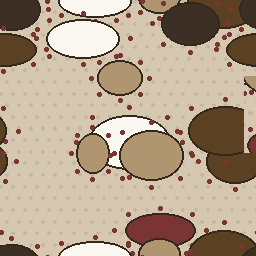
#> input picture seamfix/test_cases/rgba_opaque/rgba.png, 256 x 256 px
$ python draw_diamond_plus.py seamfix/test_cases/rgba_opaque/rgba.png
#> lines starting #> are read from the running program, lines starting #| are printed output that depends on the picture
"""Draw a diamond and its dotted diagonals on an image.

The diamond joins the midpoints of the four edges. The dotted lines run
top-to-bottom and left-to-right through the centre (the diamond's diagonals).

Usage:
    python draw_diamond.py pattern_2x2.png
    python draw_diamond.py pattern_2x2.png -o out.png -w 6 -c black
    python draw_diamond.py pattern_2x2.png --no-dotted
"""
import argparse
import math
from pathlib import Path

from PIL import Image, ImageDraw

SS = 4  # supersampling factor for smooth lines


def dotted_line(d, p0, p1, radius, spacing, color):
    """Draw round dots along the segment p0 -> p1."""
    length = math.hypot(p1[0] - p0[0], p1[1] - p0[1])
    n = max(1, int(length / spacing))
    for i in range(n + 1):
        t = i / n
        x = p0[0] + (p1[0] - p0[0]) * t
        y = p0[1] + (p1[1] - p0[1]) * t
        d.ellipse((x - radius, y - radius, x + radius, y + radius), fill=color)


def draw_diamond(img, width, color, dotted=True, dot_gap=3.0):
    base = img.convert("RGBA")
    w, h = base.size

    layer = Image.new("RGBA", (w * SS, h * SS), (0, 0, 0, 0))
    d = ImageDraw.Draw(layer)

    W, H = w * SS, h * SS
    top, right, bottom, left = (W // 2, 0), (W - 1, H // 2), (W // 2, H - 1), (0, H // 2)

    # Solid diamond outline
    d.line([top, right, bottom, left, top], fill=color, width=width * SS, joint="curve")

    # Dotted diagonals (vertical + horizontal through the centre)
    if dotted:
        radius = width * SS / 2
        spacing = width * SS * (1 + dot_gap)
        dotted_line(d, top, bottom, radius, spacing, color)
        dotted_line(d, left, right, radius, spacing, color)

    layer = layer.resize((w, h), Image.LANCZOS)
    return Image.alpha_composite(base, layer)


def main():
    p = argparse.ArgumentParser(description="Draw a diamond with dotted diagonals on an image.")
    p.add_argument("input", help="Path to the input image (e.g. the 2x2 result)")
    p.add_argument("-o", "--output", help="Output path (default: <input>_diamond.<ext>)")
    p.add_argument("-w", "--width", type=int, help="Line width in px (default: scales with image size)")
    p.add_argument("-c", "--color", default="black", help="Line color (default: black)")
    p.add_argument("--dot-gap", type=float, default=3.0, help="Gap between dots, in multiples of dot size (default: 3)")
    p.add_argument("--no-dotted", action="store_true", help="Skip the dotted diagonals")
    args = p.parse_args()

    src = Path(args.input)
    img = Image.open(src)
#> img is the input picture: PIL image 256x256 RGBA; mean R, G, B, A 178.2, 159.9, 137.9, 255
    width = args.width or max(2, img.width // 400)
#> width = 2

    out = draw_diamond(img, width, args.color, dotted=not args.no_dotted, dot_gap=args.dot_gap)
#> in draw_diamond, `layer = Image.new("RGBA", (w * SS, h * SS), (0, 0, 0, 0))`: layer: PIL image 1024x1024 RGBA; every value is 0
#> in draw_diamond, `layer = layer.resize((w, h), Image.LANCZOS)`:
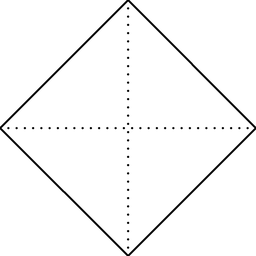
#> layer: PIL image 256x256 RGBA; mean R, G, B, A 0, 0, 0, 6.3; transparent parts drawn white
#> in draw_diamond, `return Image.alpha_composite(base, layer)`:
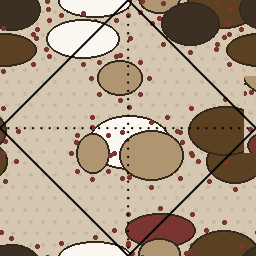
#> returned value: PIL image 256x256 RGBA; mean R, G, B, A 173.5, 155.6, 134.1, 255

    out_path = Path(args.output) if args.output else src.with_name(f"{src.stem}_diamond{src.suffix}")
    if out_path.suffix.lower() in (".jpg", ".jpeg"):
        out.convert("RGB").save(out_path, quality=100)
    else:
        out.save(out_path)
    print(f"Saved {out.size[0]}x{out.size[1]} image to {out_path}")
#| Saved 256x256 image to seamfix/test_cases/rgba_opaque/rgba_diamond.png


if __name__ == "__main__":
    main()
